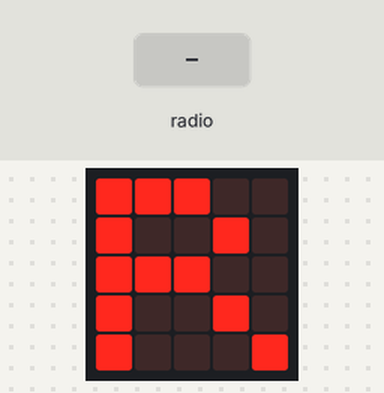
A program run on a simulated BBC micro:bit running MicroPython. Shown: the board's 5×5 LED display. Inputs (shaded band) come from the test bench. What the program prints to the serial console is not drawn.

Above: at 1.2 s.
1.3 s: radio message "1" arrives
At 1.5 s:
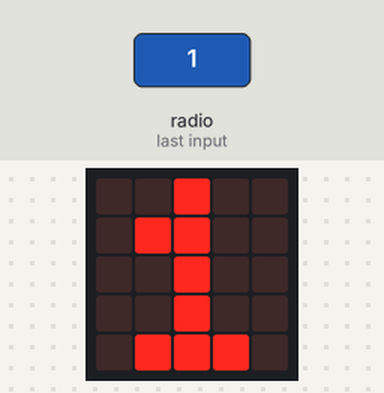
Timing chart, 0 to 4.3 s (numbered marks = the images above; inputs shaded):
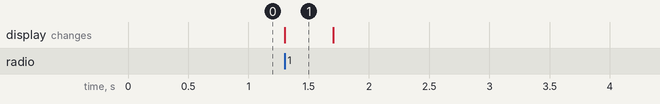

Measured:
- after the input at 1.3 s, the display: changes at once (image 1)
- what the display in image 1 shows lasts 0.4 s, from 1.3 s to 1.7 s

The program:

radio_acce2.py
```python
import radio
from microbit import *

radio.on()
display.show("R")

while True:                 #main loop
    display.show("R")
    msg=radio.receive()     #receive message

    if (msg!=None):         #if message is something else than none show current message
        display.show(msg,delay=400,wait=True,loop=False,clear=True)
        print (msg)         #debug
```
